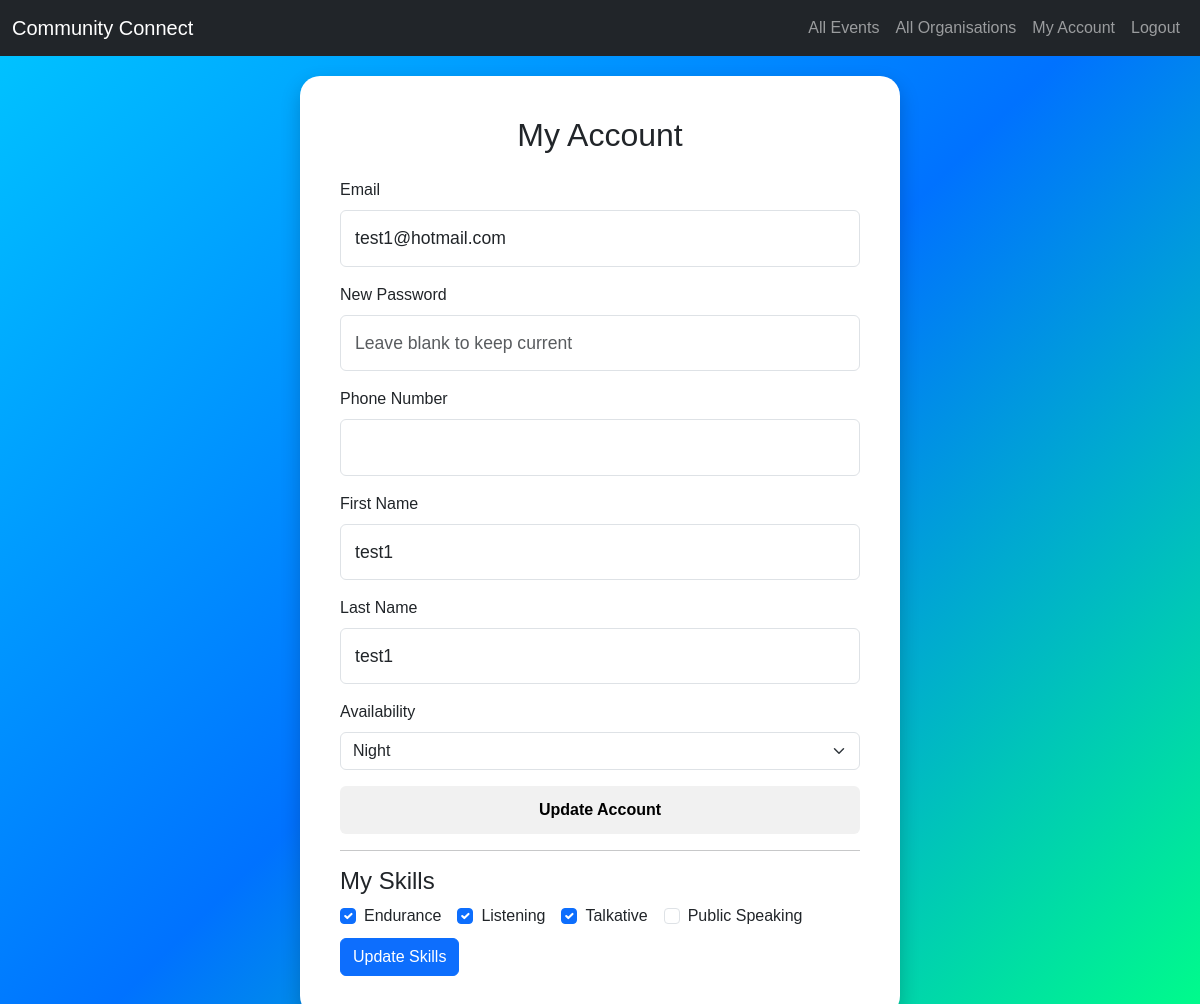
The page /my_account (signed in) on the database as committed earlier.
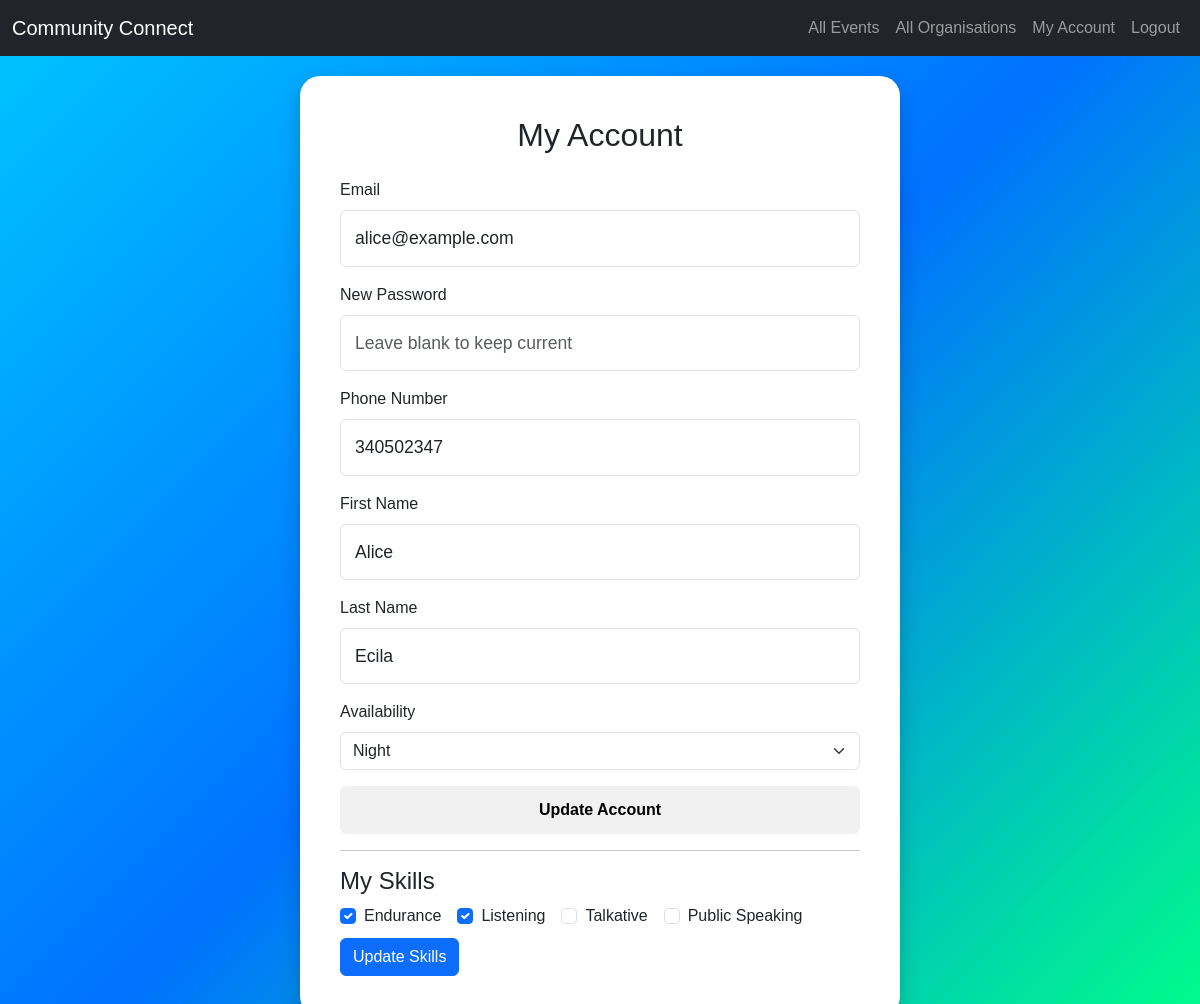
The same page on the database as committed later.
### tables this page shows
CREATE TABLE user (
            user_id INTEGER PRIMARY KEY AUTOINCREMENT,
            email TEXT NOT NULL UNIQUE,
            password_hash TEXT NOT NULL,
            phone_number TEXT,
            role TEXT NOT NULL,
            created_at TIMESTAMP DEFAULT CURRENT_TIMESTAMP
        );

CREATE TABLE volunteer (
            volunteer_id INTEGER PRIMARY KEY AUTOINCREMENT,
            user_id INTEGER NOT NULL,
            first_name TEXT NOT NULL,
            last_name TEXT NOT NULL,
            dob DATE NOT NULL,
            availability TEXT,
            FOREIGN KEY (user_id) REFERENCES user(user_id) ON DELETE CASCADE
        );

CREATE TABLE skill (
            skill_id INTEGER PRIMARY KEY AUTOINCREMENT,
            name TEXT NOT NULL UNIQUE,
            description TEXT
        );

### app.py (the view, shortened to what this page needs)
@app.route('/my_account', methods=['GET', 'POST'])
def my_account():
    if 'user_id' not in session:
        flash("Please log in first.", "warning") # Throw error message
        return redirect(url_for('login')) # Redirect user back to the login page
    with get_db() as conn:
        cursor = conn.cursor()
        cursor.execute("SELECT * FROM user WHERE user_id = ?", (session['user_id'],))
        user = cursor.fetchone() # Fetch next available row
        volunteer = organisation = None
        volunteer_skills = []
        all_skills = []
        if user['role'] == 'volunteer':
            cursor.execute("SELECT * FROM volunteer WHERE user_id = ?", (user['user_id'],)) # Gather all information of volunteer
            volunteer = cursor.fetchone() # Fetch next available row
            cursor.execute("SELECT * FROM skill")
            all_skills = cursor.fetchall()
            cursor.execute("""
                SELECT s.skill_id
                FROM volunteer_skill vs
                JOIN skill s ON vs.skill_id = s.skill_id
                WHERE vs.volunteer_id = ?""", (volunteer['volunteer_id'],))
            volunteer_skills = [row['skill_id'] for row in cursor.fetchall()] # Put all skill_id's of skills volunteer has through list comprehension THIS PART TOOK 40 MINUTES
        elif user['role'] == 'organisation':
            cursor.execute("SELECT * FROM organisation WHERE user_id = ?", (user['user_id'],)) # Collecting all available information of organisation
            organisation = cursor.fetchone() # Fetching next available row
    return render_template(
        'my_account.html',
        user=user,
        volunteer=volunteer,
        organisation=organisation,
        all_skills=all_skills,
        volunteer_skills=volunteer_skills
    )

### models.py (called while the page is built)
def get_db():
    conn = sqlite3.connect(db_path) # Create connection between database and flask
    conn.row_factory = sqlite3.Row # Allows fetching rows as dictionaries
    return conn

### templates/my_account.html (shortened to what this page needs)
{% extends "layout.html" %}
{% block content %}
<div class="bubble-container">
    <div class="bubble">
        <h2 class="text-center mb-4">My Account</h2>
        {% if user.role == "volunteer" %}
        <form method="POST" action="{{ url_for('my_account') }}">
            <div class="mb-3">
                <label class="form-label">Email</label>
                <input type="email" class="form-control" name="email" value="{{ user.email }}" required>
            </div>
            <div class="mb-3">
                <label class="form-label">New Password</label>
                <input type="password" class="form-control" name="password" placeholder="Leave blank to keep current">
            </div>
            <div class="mb-3">
                <label class="form-label">Phone Number</label>
                <input type="text" class="form-control" name="phone_number" value="{{ user.phone_number or '' }}">
            </div>
            <div class="mb-3">
                <label class="form-label">First Name</label>
                <input type="text" class="form-control" name="first_name" value="{{ volunteer.first_name }}">
            </div>
            <div class="mb-3">
                <label class="form-label">Last Name</label>
                <input type="text" class="form-control" name="last_name" value="{{ volunteer.last_name }}">
            </div>
            <div class="mb-3">
                <label class="form-label">Availability</label>
                <select class="form-select" name="availability">
                    <option value="Night" {% if volunteer.availability == "Night" %}selected{% endif %}>Night</option>
                </select>
            </div>
            <button type="submit" class="btn btn-custom w-100">Update Account</button>
        </form>
        <hr>
        <h4>My Skills</h4>
        <form method="POST" action="{{ url_for('update_skills') }}">
            <div class="d-flex flex-wrap">
                {% for skill in all_skills %}
                    <div class="form-check me-3">
                        <input class="form-check-input" type="checkbox"
                            name="skills"
                            value="{{ skill.skill_id }}"
                            {% if skill.skill_id in volunteer_skills %}checked{% endif %}>
                        <label class="form-check-label">{{ skill.name }}</label>
                    </div>
                {% endfor %}
            </div>
            <button type="submit" class="btn btn-primary mt-2">Update Skills</button>
        </form>
        {% endif %}
    </div>
</div>
{% endblock %}

Rows that differ between the two databases and show on the page:
changed user: email "test1@hotmail.com" → "alice@example.com"; phone_number (not shown) → "340502347"
changed volunteer "Night": first_name "test1" → "Alice"; last_name "test1" → "Ecila"
computed for skill "Talkative": skill_id "☑" → "☐"
